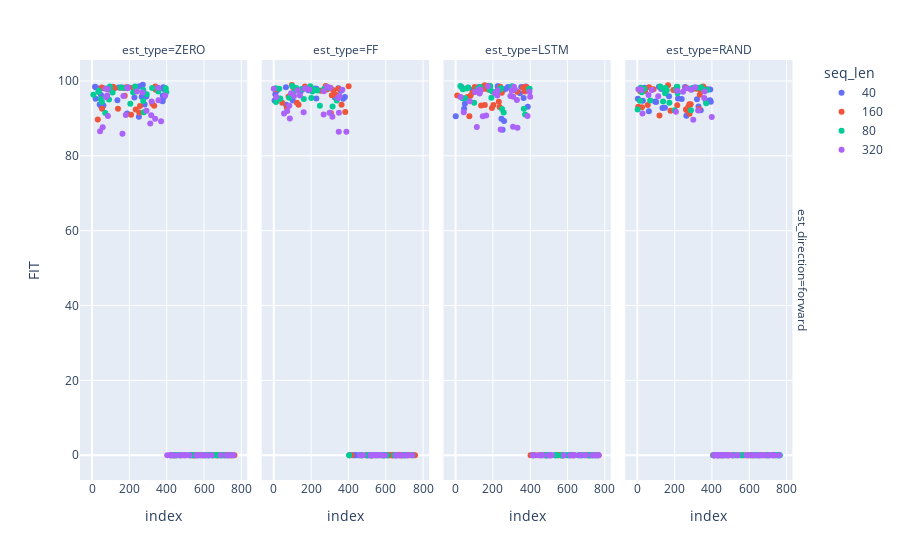

Here is the notebook cell this chart was saved with:
### Code cell
fig = px.scatter(df_res, y="FIT",
                 facet_col="est_type", facet_row="est_direction", color="seq_len",
                 hover_data=["max_time", "seq_est_len"])
fig.show()

### Figure 1 — Plotly figure (JSON) as saved in the notebook; plotly's stock layout.template omitted (floating-point values rounded to 4 significant figures)
{"data": [{"customdata": [[3600, 80], [3600, 80], [3600, 40], [3600, 20], [1800, 40], [3600, 20], [3600, 40], [3600, 80], [1800, 80], [3600, 20], [1800, 40], [1800, 80], [1800, 80], [1800, 20], [1800, 20], [3600, 10], [1800, 80], [1800, 10], [3600, 10], [300, 20], [1800, 10], [300, 40], [300, 20], [300, 10], [300, 40], [300, 40], [300, 80], [300, 10], [300, 10], [300, 20], [3600, 40], [3600, 40], [1800, 20], [300, 40], [300, 80], [1800, 20], [1800, 10], [3600, 10], [300, 80], [300, 20], [3600, 80], [1800, 40], [3600, 10], [300, 10], [1800, 40], [300, 80], [1800, 10], [3600, 20]], "hovertemplate": "seq_len=40<br>est_direction=forward<br>est_type=ZERO<br>index=%{x}<br>FIT=%{y}<br>max_time=%{customdata[0]}<br>seq_est_len=%{customdata[1]}<extra></extra>", "legendgroup": "40", "marker": {"color": "#636efa", "symbol": "circle"}, "mode": "markers", "name": "40", "orientation": "v", "showlegend": true, "type": "scatter", "x": [272, 254, 16, 194, 382, 106, 143, 162, 22, 388, 59, 109, 385, 89, 235, 48, 379, 291, 266, 227, 384, 19, 136, 378, 41, 282, 61, 49, 188, 251, 431, 449, 504, 549, 553, 565, 576, 590, 607, 621, 622, 626, 630, 676, 691, 707, 714, 721], "xaxis": "x", "y": [98.98, 98.59, 98.47, 98.29, 98.28, 98.28, 98.25, 98.23, 98.23, 98.13, 98.03, 98.01, 97.86, 97.79, 97.53, 96.22, 96.08, 95.87, 95.8, 95.57, 95.56, 95.27, 94.87, 94.57, 93.68, 93.67, 93.45, 93.2, 91.27, 90.42, 0, 0, 0, 0, 0, 0, 0, 0, 0, 0, 0, 0, 0, 0, 0, 0, 0, 0], "yaxis": "y"}, {"customdata": [[1800, 40], [3600, 20], [1800, 20], [3600, 80], [1800, 40], [3600, 80], [1800, 10], [3600, 40], [3600, 20], [1800, 40], [1800, 80], [3600, 80], [1800, 40], [300, 40], [300, 80], [300, 20], [300, 10], [300, 10], [300, 80], [300, 10], [300, 40], [1800, 20], [3600, 40], [1800, 80], [300, 10], [300, 20], [3600, 10], [3600, 20], [300, 20], [3600, 10], [300, 20], [1800, 80], [1800, 10], [3600, 20], [3600, 80], [300, 80], [1800, 10], [1800, 20], [1800, 80], [300, 40], [1800, 10], [300, 40], [300, 80], [3600, 10], [3600, 40], [1800, 20], [3600, 10], [3600, 40]], "hovertemplate": "seq_len=40<br>est_direction=forward<br>est_type=FF<br>index=%{x}<br>FIT=%{y}<br>max_time=%{customdata[0]}<br>seq_est_len=%{customdata[1]}<extra></extra>", "legendgroup": "40", "marker": {"color": "#636efa", "symbol": "circle"}, "mode": "markers", "name": "40", "orientation": "v", "showlegend": false, "type": "scatter", "x": [65, 169, 346, 198, 223, 230, 151, 117, 185, 17, 360, 144, 8, 381, 327, 228, 372, 4, 102, 66, 405, 408, 425, 433, 436, 448, 458, 471, 474, 497, 498, 503, 506, 516, 527, 532, 614, 618, 636, 644, 655, 665, 671, 677, 693, 700, 717, 728], "xaxis": "x2", "y": [98.35, 98.21, 98.03, 98.02, 98.01, 97.87, 97.71, 97.69, 97.5, 97.44, 97.41, 97.17, 96.42, 95.68, 95.64, 95.31, 95.28, 94.8, 94.77, 93.65, 0, 0, 0, 0, 0, 0, 0, 0, 0, 0, 0, 0, 0, 0, 0, 0, 0, 0, 0, 0, 0, 0, 0, 0, 0, 0, 0, 0], "yaxis": "y2"}, {"customdata": [[3600, 40], [1800, 80], [3600, 20], [3600, 10], [1800, 10], [3600, 40], [3600, 20], [3600, 80], [3600, 20], [1800, 80], [3600, 40], [1800, 20], [1800, 20], [3600, 80], [1800, 10], [3600, 10], [1800, 20], [300, 80], [300, 10], [300, 40], [300, 20], [300, 10], [300, 40], [300, 20], [300, 80], [3600, 10], [300, 40], [300, 40], [3600, 80], [300, 80], [300, 20], [1800, 20], [1800, 10], [1800, 40], [1800, 40], [300, 10], [300, 20], [3600, 10], [1800, 40], [1800, 80], [3600, 20], [1800, 40], [3600, 40], [3600, 80], [1800, 10], [1800, 80], [300, 80], [300, 10]], "hovertemplate": "seq_len=40<br>est_direction=forward<br>est_type=LSTM<br>index=%{x}<br>FIT=%{y}<br>max_time=%{customdata[0]}<br>seq_est_len=%{customdata[1]}<extra></extra>", "legendgroup": "40", "marker": {"color": "#636efa", "symbol": "circle"}, "mode": "markers", "name": "40", "orientation": "v", "showlegend": false, "type": "scatter", "x": [226, 229, 376, 180, 145, 281, 32, 125, 352, 67, 243, 150, 270, 92, 255, 222, 345, 365, 50, 387, 46, 1, 246, 260, 252, 418, 461, 476, 483, 489, 502, 505, 536, 562, 572, 578, 600, 608, 611, 624, 692, 715, 719, 734, 738, 749, 756, 762], "xaxis": "x3", "y": [98.56, 98.55, 98.5, 98.47, 98.45, 98.4, 98.39, 98.38, 98.37, 98.17, 98.07, 97.96, 97.94, 97.65, 97.54, 97.23, 96.71, 95.43, 93.92, 93.08, 92.54, 90.6, 89.92, 89.3, 86.95, 0, 0, 0, 0, 0, 0, 0, 0, 0, 0, 0, 0, 0, 0, 0, 0, 0, 0, 0, 0, 0, 0, 0], "yaxis": "y3"}, {"customdata": [[3600, 40], [3600, 80], [3600, 80], [1800, 80], [3600, 20], [3600, 20], [1800, 20], [1800, 20], [1800, 40], [3600, 80], [1800, 40], [1800, 40], [300, 20], [3600, 10], [1800, 10], [1800, 10], [300, 40], [3600, 10], [300, 20], [3600, 10], [3600, 10], [1800, 10], [300, 80], [300, 10], [300, 80], [300, 10], [300, 80], [300, 80], [300, 10], [1800, 80], [1800, 20], [1800, 40], [300, 40], [3600, 80], [300, 10], [300, 20], [3600, 40], [1800, 20], [3600, 20], [1800, 80], [3600, 40], [3600, 40], [300, 40], [1800, 10], [300, 20], [300, 40], [3600, 20], [1800, 80]], "hovertemplate": "seq_len=40<br>est_direction=forward<br>est_type=RAND<br>index=%{x}<br>FIT=%{y}<br>max_time=%{customdata[0]}<br>seq_est_len=%{customdata[1]}<extra></extra>", "legendgroup": "40", "marker": {"color": "#636efa", "symbol": "circle"}, "mode": "markers", "name": "40", "orientation": "v", "showlegend": false, "type": "scatter", "x": [116, 256, 40, 23, 259, 283, 128, 377, 290, 391, 210, 342, 170, 218, 3, 238, 320, 390, 368, 30, 95, 394, 101, 328, 148, 135, 340, 62, 263, 416, 429, 434, 445, 482, 490, 508, 523, 558, 641, 659, 669, 685, 698, 705, 724, 726, 731, 761], "xaxis": "x4", "y": [98.46, 98.41, 98.21, 98.14, 98.1, 97.93, 97.84, 97.78, 97.77, 97.72, 97.67, 97.59, 95.89, 95.3, 95.25, 95.17, 95.12, 94.81, 94.79, 94.73, 94.54, 94.46, 94.35, 93.2, 92.83, 92.78, 92.2, 91.91, 90.73, 0, 0, 0, 0, 0, 0, 0, 0, 0, 0, 0, 0, 0, 0, 0, 0, 0, 0, 0], "yaxis": "y4"}, {"customdata": [[3600, 80], [3600, 20], [3600, 20], [3600, 40], [3600, 40], [3600, 20], [3600, 80], [3600, 20], [3600, 40], [1800, 10], [1800, 20], [1800, 10], [300, 10], [300, 20], [300, 20], [300, 80], [300, 10], [300, 80], [300, 20], [300, 80], [300, 40], [1800, 40], [300, 20], [3600, 80], [1800, 80], [300, 10], [1800, 80], [1800, 20], [1800, 40], [1800, 10], [3600, 10], [1800, 80], [1800, 10], [300, 40], [3600, 10], [1800, 40], [300, 40], [1800, 20], [3600, 10], [1800, 40], [300, 80], [300, 40], [1800, 80], [3600, 40], [300, 10], [3600, 80], [1800, 20], [3600, 10]], "hovertemplate": "seq_len=160<br>est_direction=forward<br>est_type=ZERO<br>index=%{x}<br>FIT=%{y}<br>max_time=%{customdata[0]}<br>seq_est_len=%{customdata[1]}<extra></extra>", "legendgroup": "160", "marker": {"color": "#EF553B", "symbol": "circle"}, "mode": "markers", "name": "160", "orientation": "v", "showlegend": true, "type": "scatter", "x": [339, 113, 182, 52, 98, 219, 154, 173, 121, 88, 341, 175, 323, 333, 257, 54, 139, 234, 253, 209, 31, 419, 437, 439, 442, 472, 473, 528, 538, 543, 545, 546, 555, 587, 595, 648, 649, 667, 672, 679, 697, 711, 733, 737, 742, 750, 755, 763], "xaxis": "x", "y": [98.54, 98.42, 98.29, 98.27, 98.21, 98.2, 98.2, 98.12, 98.02, 97.73, 97.62, 96.07, 93.91, 93.36, 93.32, 92.58, 92.57, 92.38, 91.59, 90.98, 89.71, 0, 0, 0, 0, 0, 0, 0, 0, 0, 0, 0, 0, 0, 0, 0, 0, 0, 0, 0, 0, 0, 0, 0, 0, 0, 0, 0], "yaxis": "y"}, {"customdata": [[3600, 80], [3600, 10], [3600, 10], [3600, 40], [3600, 10], [3600, 40], [3600, 20], [1800, 40], [1800, 80], [3600, 10], [3600, 80], [1800, 80], [1800, 10], [1800, 10], [1800, 20], [1800, 20], [1800, 40], [1800, 20], [1800, 10], [300, 40], [300, 80], [300, 40], [300, 20], [300, 10], [300, 10], [300, 80], [300, 40], [300, 20], [3600, 20], [1800, 40], [300, 80], [3600, 40], [3600, 80], [1800, 10], [300, 20], [1800, 20], [1800, 80], [3600, 20], [3600, 80], [1800, 80], [3600, 20], [300, 10], [300, 10], [1800, 40], [300, 20], [300, 80], [300, 40], [3600, 40]], "hovertemplate": "seq_len=160<br>est_direction=forward<br>est_type=FF<br>index=%{x}<br>FIT=%{y}<br>max_time=%{customdata[0]}<br>seq_est_len=%{customdata[1]}<extra></extra>", "legendgroup": "160", "marker": {"color": "#EF553B", "symbol": "circle"}, "mode": "markers", "name": "160", "orientation": "v", "showlegend": false, "type": "scatter", "x": [97, 278, 401, 167, 104, 297, 304, 187, 305, 276, 347, 284, 11, 321, 202, 250, 336, 311, 79, 124, 45, 133, 363, 70, 383, 306, 417, 495, 520, 522, 529, 531, 583, 612, 628, 634, 635, 646, 660, 674, 682, 683, 688, 701, 718, 739, 751, 757], "xaxis": "x2", "y": [98.89, 98.63, 98.57, 98.55, 98.26, 98.15, 98.1, 98.05, 98.0, 97.97, 97.89, 97.71, 97.71, 97.55, 97.49, 97.39, 96.22, 96.14, 95.87, 94.19, 94.14, 93.67, 93.66, 92.84, 91.7, 91.44, 0, 0, 0, 0, 0, 0, 0, 0, 0, 0, 0, 0, 0, 0, 0, 0, 0, 0, 0, 0, 0, 0], "yaxis": "y2"}, {"customdata": [[3600, 40], [3600, 80], [3600, 20], [3600, 40], [3600, 80], [3600, 80], [3600, 10], [3600, 10], [1800, 20], [3600, 40], [1800, 80], [3600, 10], [1800, 20], [1800, 40], [1800, 40], [1800, 80], [1800, 40], [3600, 20], [1800, 80], [1800, 10], [1800, 10], [1800, 40], [1800, 10], [300, 80], [300, 10], [300, 40], [300, 20], [300, 80], [300, 80], [300, 40], [300, 20], [3600, 10], [1800, 20], [3600, 80], [300, 80], [3600, 20], [1800, 10], [1800, 80], [300, 10], [3600, 40], [300, 40], [300, 20], [300, 20], [300, 10], [300, 40], [300, 10], [1800, 20], [3600, 20]], "hovertemplate": "seq_len=160<br>est_direction=forward<br>est_type=LSTM<br>index=%{x}<br>FIT=%{y}<br>max_time=%{customdata[0]}<br>seq_est_len=%{customdata[1]}<extra></extra>", "legendgroup": "160", "marker": {"color": "#EF553B", "symbol": "circle"}, "mode": "markers", "name": "160", "orientation": "v", "showlegend": false, "type": "scatter", "x": [156, 177, 240, 380, 103, 374, 362, 364, 111, 142, 159, 107, 179, 237, 307, 131, 371, 331, 248, 90, 9, 80, 64, 232, 203, 157, 137, 236, 195, 74, 402, 430, 452, 454, 485, 487, 507, 550, 551, 563, 571, 575, 625, 632, 704, 709, 745, 767], "xaxis": "x3", "y": [98.87, 98.72, 98.47, 98.41, 98.38, 98.31, 98.22, 98.22, 98.0, 97.9, 97.89, 97.85, 97.68, 97.53, 97.48, 97.2, 97.18, 97.13, 96.83, 96.82, 96.12, 96.06, 95.71, 94.47, 93.61, 93.58, 93.43, 93.01, 92.74, 90.54, 0, 0, 0, 0, 0, 0, 0, 0, 0, 0, 0, 0, 0, 0, 0, 0, 0, 0], "yaxis": "y3"}, {"customdata": [[3600, 80], [3600, 80], [3600, 20], [3600, 20], [3600, 20], [1800, 40], [3600, 40], [1800, 20], [1800, 20], [3600, 80], [1800, 40], [1800, 10], [1800, 80], [1800, 80], [1800, 40], [300, 20], [300, 20], [300, 10], [300, 40], [300, 20], [300, 10], [300, 40], [300, 20], [300, 40], [300, 80], [300, 40], [300, 80], [300, 80], [1800, 10], [300, 10], [1800, 20], [3600, 40], [3600, 40], [3600, 10], [3600, 40], [1800, 20], [1800, 80], [3600, 20], [1800, 40], [1800, 10], [3600, 10], [3600, 80], [1800, 10], [3600, 10], [300, 80], [300, 10], [3600, 10], [1800, 80]], "hovertemplate": "seq_len=160<br>est_direction=forward<br>est_type=RAND<br>index=%{x}<br>FIT=%{y}<br>max_time=%{customdata[0]}<br>seq_est_len=%{customdata[1]}<extra></extra>", "legendgroup": "160", "marker": {"color": "#EF553B", "symbol": "circle"}, "mode": "markers", "name": "160", "orientation": "v", "showlegend": false, "type": "scatter", "x": [165, 353, 63, 262, 325, 358, 350, 316, 298, 87, 334, 193, 42, 15, 335, 279, 286, 56, 214, 5, 273, 25, 330, 261, 264, 178, 280, 119, 406, 422, 428, 456, 460, 484, 492, 513, 540, 574, 589, 603, 606, 620, 623, 653, 656, 687, 699, 740], "xaxis": "x4", "y": [98.85, 98.51, 98.33, 98.2, 98.07, 98.03, 97.98, 97.93, 97.88, 97.77, 97.77, 97.57, 97.33, 97.21, 96.34, 93.79, 93.75, 93.56, 93.53, 93.1, 93.07, 92.96, 92.5, 92.38, 92.21, 92.03, 91.22, 90.77, 0, 0, 0, 0, 0, 0, 0, 0, 0, 0, 0, 0, 0, 0, 0, 0, 0, 0, 0, 0], "yaxis": "y4"}, {"customdata": [[3600, 80], [3600, 40], [3600, 20], [3600, 40], [1800, 20], [1800, 80], [1800, 20], [3600, 80], [3600, 20], [1800, 40], [3600, 80], [3600, 10], [1800, 40], [1800, 40], [3600, 10], [1800, 10], [3600, 10], [300, 10], [300, 80], [300, 20], [300, 10], [300, 80], [300, 40], [300, 80], [3600, 20], [300, 40], [3600, 10], [300, 20], [1800, 80], [300, 80], [1800, 10], [3600, 40], [300, 10], [3600, 80], [1800, 20], [1800, 80], [1800, 40], [1800, 10], [1800, 10], [3600, 20], [300, 10], [300, 20], [3600, 40], [300, 20], [1800, 80], [1800, 20], [300, 40], [300, 40]], "hovertemplate": "seq_len=80<br>est_direction=forward<br>est_type=ZERO<br>index=%{x}<br>FIT=%{y}<br>max_time=%{customdata[0]}<br>seq_est_len=%{customdata[1]}<extra></extra>", "legendgroup": "80", "marker": {"color": "#00cc96", "symbol": "circle"}, "mode": "markers", "name": "80", "orientation": "v", "showlegend": true, "type": "scatter", "x": [231, 96, 153, 322, 176, 395, 77, 94, 275, 36, 355, 398, 34, 220, 110, 293, 7, 47, 91, 274, 53, 205, 277, 71, 438, 443, 450, 457, 467, 488, 526, 535, 537, 552, 569, 601, 602, 609, 627, 642, 650, 662, 668, 673, 689, 703, 732, 747], "xaxis": "x", "y": [98.52, 98.51, 98.24, 98.12, 98.09, 98.02, 97.98, 97.96, 97.58, 97.37, 97.15, 97.03, 97.02, 96.99, 96.89, 96.41, 96.32, 95.2, 95.04, 94.64, 94.4, 93.89, 91.62, 91.42, 0, 0, 0, 0, 0, 0, 0, 0, 0, 0, 0, 0, 0, 0, 0, 0, 0, 0, 0, 0, 0, 0, 0, 0], "yaxis": "y"}, {"customdata": [[3600, 80], [3600, 20], [3600, 40], [3600, 40], [3600, 40], [1800, 20], [3600, 20], [3600, 10], [1800, 80], [1800, 40], [1800, 40], [3600, 80], [1800, 20], [1800, 10], [1800, 20], [1800, 80], [300, 10], [300, 40], [300, 80], [300, 10], [300, 80], [300, 20], [300, 40], [300, 80], [300, 40], [3600, 10], [1800, 20], [1800, 40], [1800, 10], [300, 10], [300, 40], [1800, 10], [3600, 20], [300, 10], [1800, 80], [300, 20], [3600, 40], [1800, 80], [3600, 20], [3600, 80], [1800, 40], [300, 80], [300, 20], [3600, 80], [3600, 10], [1800, 10], [300, 20], [3600, 10]], "hovertemplate": "seq_len=80<br>est_direction=forward<br>est_type=FF<br>index=%{x}<br>FIT=%{y}<br>max_time=%{customdata[0]}<br>seq_est_len=%{customdata[1]}<extra></extra>", "legendgroup": "80", "marker": {"color": "#00cc96", "symbol": "circle"}, "mode": "markers", "name": "80", "orientation": "v", "showlegend": false, "type": "scatter", "x": [99, 196, 295, 120, 10, 199, 29, 269, 155, 204, 122, 147, 221, 233, 115, 206, 82, 201, 33, 35, 161, 337, 12, 247, 315, 404, 465, 470, 501, 509, 518, 547, 554, 560, 580, 586, 588, 591, 592, 593, 604, 605, 645, 652, 695, 702, 708, 743], "xaxis": "x2", "y": [98.65, 98.57, 98.21, 98.1, 98.04, 97.98, 97.88, 97.84, 97.82, 97.79, 97.77, 97.75, 97.67, 97.47, 97.41, 97.15, 95.5, 95.44, 95.3, 95.23, 95.16, 94.78, 94.38, 93.34, 93.2, 0, 0, 0, 0, 0, 0, 0, 0, 0, 0, 0, 0, 0, 0, 0, 0, 0, 0, 0, 0, 0, 0, 0], "yaxis": "y2"}, {"customdata": [[3600, 20], [3600, 40], [3600, 10], [3600, 10], [3600, 10], [1800, 40], [1800, 10], [3600, 80], [1800, 40], [1800, 20], [1800, 20], [3600, 80], [1800, 40], [1800, 10], [1800, 80], [1800, 40], [300, 20], [300, 80], [300, 20], [300, 10], [300, 40], [300, 40], [300, 20], [300, 10], [300, 80], [1800, 80], [300, 80], [1800, 80], [3600, 10], [300, 10], [1800, 20], [1800, 20], [300, 10], [300, 20], [300, 80], [300, 40], [1800, 10], [300, 40], [3600, 40], [3600, 40], [3600, 20], [3600, 80], [1800, 80], [1800, 10], [3600, 20], [3600, 20], [3600, 80], [3600, 40]], "hovertemplate": "seq_len=80<br>est_direction=forward<br>est_type=LSTM<br>index=%{x}<br>FIT=%{y}<br>max_time=%{customdata[0]}<br>seq_est_len=%{customdata[1]}<extra></extra>", "legendgroup": "80", "marker": {"color": "#00cc96", "symbol": "circle"}, "mode": "markers", "name": "80", "orientation": "v", "showlegend": false, "type": "scatter", "x": [184, 26, 303, 186, 132, 68, 244, 58, 397, 118, 393, 39, 239, 183, 197, 217, 192, 51, 37, 100, 366, 249, 258, 373, 415, 480, 486, 493, 494, 533, 534, 542, 564, 573, 577, 584, 599, 613, 658, 663, 678, 681, 713, 720, 722, 725, 736, 753], "xaxis": "x3", "y": [98.67, 98.65, 98.61, 98.58, 98.39, 98.24, 98.02, 97.98, 97.9, 97.9, 97.77, 97.75, 97.63, 97.63, 97.18, 96.65, 95.49, 95.41, 95.36, 94.16, 92.58, 92.54, 91.56, 91.05, 0, 0, 0, 0, 0, 0, 0, 0, 0, 0, 0, 0, 0, 0, 0, 0, 0, 0, 0, 0, 0, 0, 0, 0], "yaxis": "y3"}, {"customdata": [[3600, 20], [3600, 80], [3600, 20], [1800, 80], [1800, 80], [3600, 20], [1800, 40], [3600, 20], [3600, 40], [3600, 80], [1800, 20], [3600, 40], [3600, 80], [1800, 40], [1800, 40], [3600, 80], [1800, 10], [1800, 10], [300, 20], [300, 10], [300, 20], [300, 20], [300, 10], [300, 40], [300, 80], [300, 10], [300, 80], [3600, 40], [300, 40], [1800, 20], [1800, 80], [300, 80], [300, 40], [300, 10], [1800, 20], [3600, 10], [3600, 10], [3600, 40], [1800, 10], [300, 40], [300, 20], [3600, 10], [1800, 40], [1800, 80], [300, 80], [3600, 10], [1800, 20], [1800, 10]], "hovertemplate": "seq_len=80<br>est_direction=forward<br>est_type=RAND<br>index=%{x}<br>FIT=%{y}<br>max_time=%{customdata[0]}<br>seq_est_len=%{customdata[1]}<extra></extra>", "legendgroup": "80", "marker": {"color": "#00cc96", "symbol": "circle"}, "mode": "markers", "name": "80", "orientation": "v", "showlegend": false, "type": "scatter", "x": [123, 212, 215, 343, 324, 18, 152, 296, 141, 38, 287, 208, 357, 375, 158, 24, 216, 149, 69, 14, 138, 172, 369, 2, 288, 200, 407, 409, 412, 441, 459, 466, 469, 512, 530, 556, 568, 610, 629, 631, 639, 651, 694, 744, 752, 754, 759, 764], "xaxis": "x4", "y": [98.49, 98.45, 98.37, 98.3, 98.21, 98.2, 98.09, 98.08, 97.96, 97.94, 97.83, 97.81, 97.65, 97.58, 97.49, 96.97, 96.7, 96.68, 94.8, 94.71, 94.48, 94.14, 94.05, 92.36, 92.18, 92.15, 0, 0, 0, 0, 0, 0, 0, 0, 0, 0, 0, 0, 0, 0, 0, 0, 0, 0, 0, 0, 0, 0], "yaxis": "y4"}, {"customdata": [[3600, 20], [3600, 10], [3600, 20], [3600, 10], [1800, 40], [3600, 40], [1800, 10], [3600, 80], [1800, 10], [1800, 20], [1800, 40], [1800, 80], [1800, 80], [300, 10], [300, 40], [300, 10], [300, 20], [300, 20], [300, 80], [300, 80], [300, 40], [300, 20], [300, 10], [1800, 40], [300, 40], [3600, 40], [3600, 10], [300, 40], [3600, 80], [3600, 40], [300, 10], [3600, 10], [300, 20], [3600, 80], [1800, 80], [300, 80], [1800, 20], [3600, 20], [3600, 20], [1800, 10], [1800, 20], [1800, 80], [1800, 20], [1800, 10], [3600, 80], [1800, 40], [3600, 40], [300, 80]], "hovertemplate": "seq_len=320<br>est_direction=forward<br>est_type=ZERO<br>index=%{x}<br>FIT=%{y}<br>max_time=%{customdata[0]}<br>seq_est_len=%{customdata[1]}<extra></extra>", "legendgroup": "320", "marker": {"color": "#ab63fa", "symbol": "circle"}, "mode": "markers", "name": "320", "orientation": "v", "showlegend": true, "type": "scatter", "x": [354, 189, 191, 73, 84, 241, 271, 392, 81, 168, 75, 356, 319, 292, 181, 317, 85, 338, 370, 312, 57, 43, 163, 403, 421, 423, 424, 426, 451, 477, 479, 496, 499, 519, 521, 559, 561, 567, 582, 598, 617, 640, 690, 723, 727, 730, 748, 758], "xaxis": "x", "y": [98.21, 98.18, 98.05, 97.93, 97.83, 97.15, 96.93, 96.11, 96.1, 95.96, 95.63, 94.84, 94.52, 92.06, 90.9, 90.84, 90.66, 89.89, 89.24, 88.65, 87.61, 86.54, 85.87, 0, 0, 0, 0, 0, 0, 0, 0, 0, 0, 0, 0, 0, 0, 0, 0, 0, 0, 0, 0, 0, 0, 0, 0, 0], "yaxis": "y"}, {"customdata": [[3600, 40], [3600, 40], [3600, 10], [3600, 20], [3600, 40], [3600, 40], [1800, 20], [1800, 10], [1800, 80], [1800, 40], [1800, 40], [1800, 10], [1800, 80], [1800, 20], [1800, 40], [1800, 20], [300, 20], [300, 80], [300, 40], [300, 10], [300, 20], [300, 10], [300, 10], [300, 80], [300, 80], [300, 80], [300, 40], [300, 20], [3600, 80], [1800, 10], [1800, 20], [300, 40], [3600, 20], [300, 40], [1800, 40], [3600, 20], [1800, 80], [3600, 20], [3600, 10], [3600, 80], [3600, 10], [300, 20], [3600, 80], [1800, 80], [1800, 10], [3600, 10], [3600, 80], [300, 10]], "hovertemplate": "seq_len=320<br>est_direction=forward<br>est_type=FF<br>index=%{x}<br>FIT=%{y}<br>max_time=%{customdata[0]}<br>seq_est_len=%{customdata[1]}<extra></extra>", "legendgroup": "320", "marker": {"color": "#ab63fa", "symbol": "circle"}, "mode": "markers", "name": "320", "orientation": "v", "showlegend": false, "type": "scatter", "x": [285, 302, 171, 166, 0, 190, 367, 130, 127, 268, 93, 140, 108, 351, 13, 344, 83, 72, 160, 349, 299, 55, 267, 314, 86, 389, 348, 462, 478, 517, 524, 525, 541, 544, 548, 557, 566, 570, 579, 596, 654, 657, 661, 684, 686, 712, 716, 741], "xaxis": "x2", "y": [98.42, 98.17, 98.02, 97.92, 97.9, 97.7, 97.63, 97.53, 97.45, 97.22, 96.69, 96.12, 95.94, 95.9, 95.73, 95.42, 93.34, 91.94, 91.67, 91.51, 91.5, 91.29, 91.04, 90.45, 89.95, 86.46, 86.44, 0, 0, 0, 0, 0, 0, 0, 0, 0, 0, 0, 0, 0, 0, 0, 0, 0, 0, 0, 0, 0], "yaxis": "y2"}, {"customdata": [[3600, 80], [3600, 40], [3600, 10], [1800, 10], [1800, 40], [1800, 40], [1800, 80], [3600, 20], [3600, 20], [1800, 40], [1800, 40], [1800, 20], [1800, 10], [1800, 80], [1800, 10], [3600, 80], [3600, 40], [1800, 80], [300, 40], [300, 20], [300, 10], [300, 80], [300, 10], [300, 20], [300, 10], [300, 10], [300, 80], [3600, 20], [3600, 40], [1800, 20], [300, 40], [3600, 10], [3600, 20], [3600, 10], [1800, 20], [3600, 80], [300, 80], [300, 40], [1800, 20], [3600, 10], [1800, 10], [3600, 40], [300, 20], [3600, 80], [300, 20], [1800, 80], [300, 80], [300, 40]], "hovertemplate": "seq_len=320<br>est_direction=forward<br>est_type=LSTM<br>index=%{x}<br>FIT=%{y}<br>max_time=%{customdata[0]}<br>seq_est_len=%{customdata[1]}<extra></extra>", "legendgroup": "320", "marker": {"color": "#ab63fa", "symbol": "circle"}, "mode": "markers", "name": "320", "orientation": "v", "showlegend": false, "type": "scatter", "x": [174, 313, 318, 126, 134, 225, 301, 396, 105, 211, 129, 224, 294, 309, 400, 27, 329, 76, 44, 164, 386, 146, 308, 114, 332, 242, 414, 420, 444, 463, 468, 500, 511, 514, 515, 581, 616, 633, 637, 638, 664, 670, 675, 696, 729, 746, 765, 766], "xaxis": "x3", "y": [98.58, 98.47, 97.73, 97.73, 97.58, 97.41, 97.4, 97.09, 97.03, 96.69, 96.61, 96.1, 95.98, 95.78, 95.77, 95.72, 94.92, 94.6, 91.63, 90.75, 90.66, 90.6, 87.73, 87.68, 87.52, 87.06, 0, 0, 0, 0, 0, 0, 0, 0, 0, 0, 0, 0, 0, 0, 0, 0, 0, 0, 0, 0, 0, 0], "yaxis": "y3"}, {"customdata": [[3600, 40], [3600, 40], [3600, 10], [3600, 20], [1800, 40], [3600, 10], [3600, 40], [3600, 20], [3600, 80], [1800, 20], [1800, 40], [1800, 10], [1800, 80], [300, 10], [300, 40], [300, 40], [300, 80], [300, 40], [300, 80], [1800, 10], [3600, 10], [1800, 20], [1800, 40], [300, 10], [3600, 10], [1800, 20], [1800, 10], [300, 10], [1800, 80], [300, 20], [3600, 20], [3600, 80], [1800, 20], [300, 20], [3600, 80], [300, 40], [300, 80], [1800, 80], [300, 80], [1800, 10], [300, 10], [1800, 40], [1800, 80], [300, 20], [300, 20], [3600, 20], [3600, 80], [3600, 40]], "hovertemplate": "seq_len=320<br>est_direction=forward<br>est_type=RAND<br>index=%{x}<br>FIT=%{y}<br>max_time=%{customdata[0]}<br>seq_est_len=%{customdata[1]}<extra></extra>", "legendgroup": "320", "marker": {"color": "#ab63fa", "symbol": "circle"}, "mode": "markers", "name": "320", "orientation": "v", "showlegend": false, "type": "scatter", "x": [310, 265, 6, 20, 289, 78, 21, 213, 361, 245, 60, 112, 359, 326, 207, 28, 399, 300, 410, 411, 413, 427, 432, 435, 440, 446, 447, 453, 455, 464, 475, 481, 491, 510, 539, 585, 594, 597, 615, 619, 643, 647, 666, 680, 706, 710, 735, 760], "xaxis": "x4", "y": [98.33, 98.03, 97.81, 97.7, 97.61, 97.58, 97.57, 97.41, 97.21, 97.09, 96.23, 95.92, 95.44, 92.13, 91.78, 91.31, 90.37, 89.65, 0, 0, 0, 0, 0, 0, 0, 0, 0, 0, 0, 0, 0, 0, 0, 0, 0, 0, 0, 0, 0, 0, 0, 0, 0, 0, 0, 0, 0, 0], "yaxis": "y4"}], "layout": {"annotations": [{"font": {}, "showarrow": false, "text": "est_type=ZERO", "x": 0.115, "xanchor": "center", "xref": "paper", "y": 1, "yanchor": "bottom", "yref": "paper"}, {"font": {}, "showarrow": false, "text": "est_type=FF", "x": 0.365, "xanchor": "center", "xref": "paper", "y": 1, "yanchor": "bottom", "yref": "paper"}, {"font": {}, "showarrow": false, "text": "est_type=LSTM", "x": 0.615, "xanchor": "center", "xref": "paper", "y": 1, "yanchor": "bottom", "yref": "paper"}, {"font": {}, "showarrow": false, "text": "est_type=RAND", "x": 0.865, "xanchor": "center", "xref": "paper", "y": 1, "yanchor": "bottom", "yref": "paper"}, {"font": {}, "showarrow": false, "text": "est_direction=forward", "textangle": 90, "x": 0.98, "xanchor": "left", "xref": "paper", "y": 0.5, "yanchor": "middle", "yref": "paper"}], "legend": {"title": {"text": "seq_len"}, "tracegroupgap": 0}, "margin": {"t": 60}, "xaxis": {"anchor": "y", "domain": [0, 0.23], "title": {"text": "index"}}, "xaxis2": {"anchor": "y2", "domain": [0.25, 0.48], "matches": "x", "title": {"text": "index"}}, "xaxis3": {"anchor": "y3", "domain": [0.5, 0.73], "matches": "x", "title": {"text": "index"}}, "xaxis4": {"anchor": "y4", "domain": [0.75, 0.98], "matches": "x", "title": {"text": "index"}}, "yaxis": {"anchor": "x", "domain": [0, 1], "title": {"text": "FIT"}}, "yaxis2": {"anchor": "x2", "domain": [0, 1], "matches": "y", "showticklabels": false}, "yaxis3": {"anchor": "x3", "domain": [0, 1], "matches": "y", "showticklabels": false}, "yaxis4": {"anchor": "x4", "domain": [0, 1], "matches": "y", "showticklabels": false}}}
